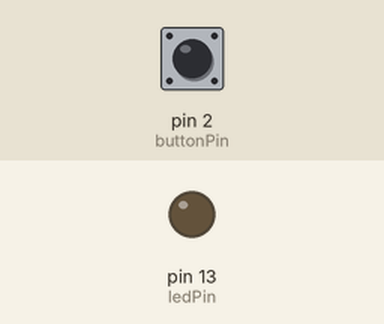
This sketch was run on a simulated Arduino Uno, built with avr-gcc and run on an emulated ATmega328P. Shown: output pins drawn as LEDs (lit = HIGH). The inputs (shaded band) are chosen by the test bench; at power-on: pin 2 (buttonPin) HIGH.

Above: at 1.2 s.
1.3 s: pin 2 (buttonPin) pulled LOW for 0.15 s
At 1.37 s:
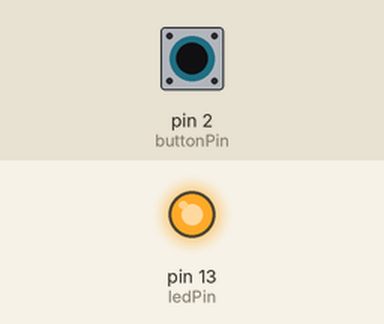
2.9 s: pin 2 (buttonPin) pulled LOW for 3.2 s
At 7.0 s:
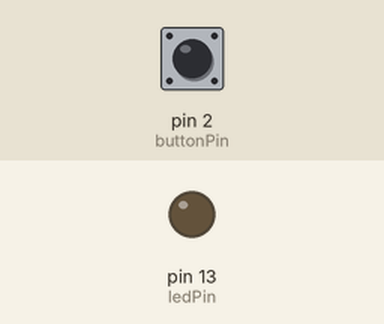
Timing chart, 0 to 8.5 s (numbered marks = the images above; inputs shaded):
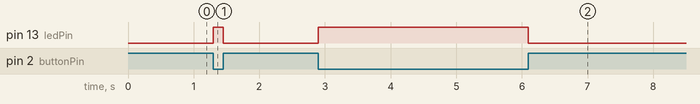

Measured:
- after the input at 1.3 s, pin 13 (ledPin): LOW → HIGH at once, → LOW 0.15 s later
- after the input at 2.9 s, pin 13 (ledPin): LOW → HIGH at once, → LOW 3.2 s later

The sketch:

digitale_button.ino
```cpp
//constants won't change:
const int buttonPin =2;
const int ledPin = 13;

//variables will change:
int buttonState = 0;

void setup() {
  // intilaze the LED pin as an output:
  pinMode(ledPin, OUTPUT);;
  // intilaze the LED pin as an output
  pinMode(buttonPin, INPUT);

}

void loop() {
  // read the state of the pushbutton
  buttonState = digitalRead(buttonPin);

  // check if the pushbutton is pressed
  if (buttonState == LOW){
    // turn LED on:
    digitalWrite(ledPin, HIGH);
  } else {
    digitalWrite(ledPin,LOW);
  }

}
```
